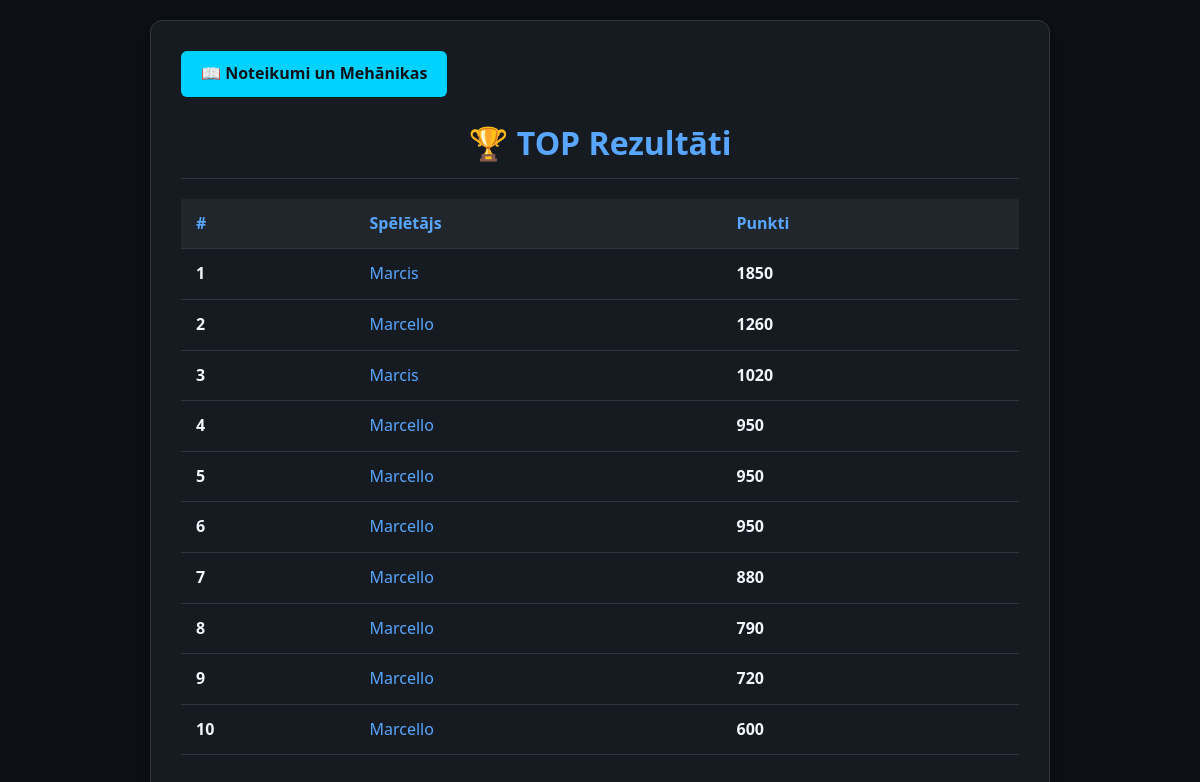
The page / on the database its author committed.
### tables this page shows
CREATE TABLE scores (
            id INTEGER PRIMARY KEY AUTOINCREMENT,
            player TEXT NOT NULL,
            score INTEGER NOT NULL
        );

### api/main.py (the view)
@app.get("/", response_class=HTMLResponse)
def leaderboard_page(request: Request):
    with get_connection() as conn:
        rows = conn.execute(
            "SELECT player, score FROM scores ORDER BY score DESC LIMIT 10"
        ).fetchall()
    scores = [{"player": p, "score": s} for p, s in rows]
    return templates.TemplateResponse(request, "leaderboard.html", {"scores": scores})

### api/templates/leaderboard.html (shortened to what this page needs)
<!DOCTYPE html>
<html lang="lv">
<head>
    <link rel="stylesheet" href="/static/style.css">
</head>
<body>
    <div class="container">
        <div class="nav-links">
            <a href="/rules" class="btn">📖 Noteikumi un Mehānikas</a>
        </div>
        <h1>🏆 TOP Rezultāti</h1>
        <table class="leaderboard-table">
            <thead>
                <tr>
                    <th>#</th>
                    <th>Spēlētājs</th>
                    <th>Punkti</th>
                </tr>
            </thead>
            <tbody>
                {% for score in scores %}
                <tr>
                    <td><strong>{{ loop.index }}</strong></td>
                    <td>
                        <a href="/players/{{ score.player }}">{{ score.player }}</a>
                    </td>
                    <td><strong>{{ score.score }}</strong></td>
                </tr>
                {% endfor %}
            </tbody>
        </table>
    </div>
</body>
</html>

### api/templates/style.css (style rules this page uses)
* { box-sizing: border-box; margin: 0; padding: 0; font-family: 'Segoe UI', Tahoma, Geneva, Verdana, sans-serif; }
body { background-color: #0d1117; color: #c9d1d9; line-height: 1.6; padding: 20px; display: flex; justify-content: center; align-items: center; min-height: 100vh; }
.container { width: 100%; max-width: 900px; background-color: #161b22; border: 1px solid #30363d; border-radius: 12px; padding: 30px; box-shadow: 0 8px 24px rgba(0, 0, 0, 0.5); }
h1 { color: #58a6ff; margin-bottom: 20px; font-size: 2rem; text-align: center; border-bottom: 1px solid #30363d; padding-bottom: 10px; }
.nav-links { margin-bottom: 20px; text-align: left; }
a { text-decoration: none; color: #58a6ff; }
.btn { display: inline-block; padding: 10px 20px; background-color: #00d2ff; color: #0d1117 !important; font-weight: bold; border-radius: 6px; text-decoration: none !important; transition: background-color 0.2s ease, transform 0.1s ease; border: none; cursor: pointer; }
.controls-table, .leaderboard-table { width: 100%; border-collapse: collapse; margin-top: 15px; margin-bottom: 10px; }
.controls-table th, .controls-table td, .leaderboard-table th, .leaderboard-table td { padding: 12px 15px; text-align: left; border-bottom: 1px solid #30363d; }
.controls-table th, .leaderboard-table th { background-color: #21262d; color: #58a6ff; font-weight: 600; }
strong { color: #f0f6fc; }

### rows shown on the page
scores: player "Marcis", score "1850"
scores: player "Marcello", score "1260"
scores: player "Marcis", score "1020"
scores: player "Marcello", score "950"
scores: player "Marcello", score "950"
scores: player "Marcello", score "950"
scores: player "Marcello", score "880"
scores: player "Marcello", score "790"
scores: player "Marcello", score "720"
scores: player "Marcello", score "600"
